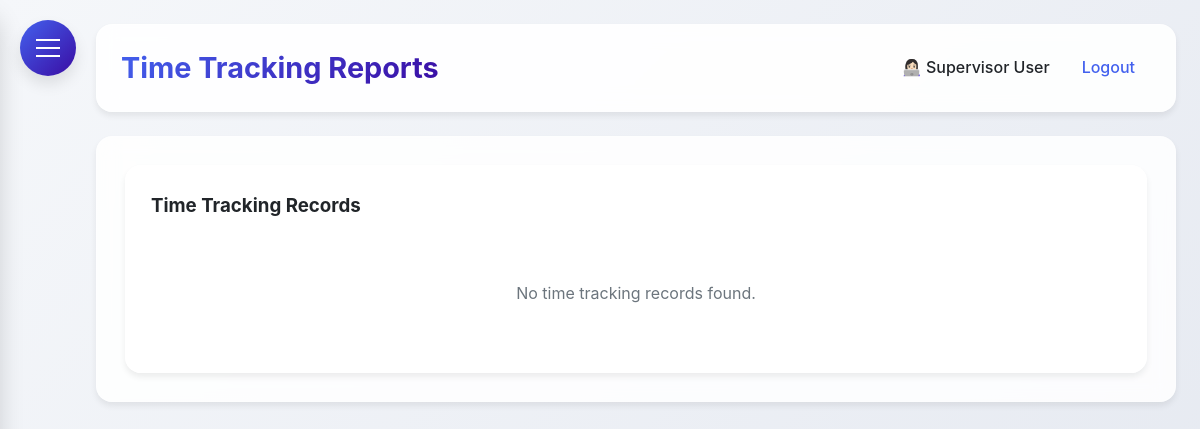
The app's page /time_reports (signed in), older data.
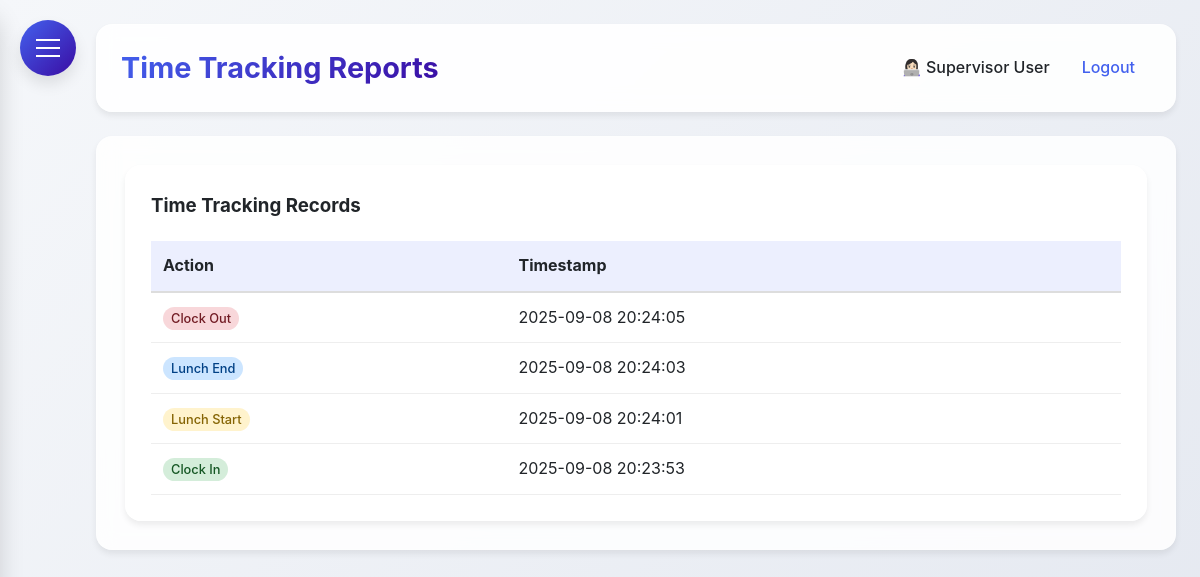
The same page, newer data.
### HerculesSystem.py (models this page shows)
class TimeTracking(db.Model):
    __tablename__ = 'time_tracking'
    id = db.Column(db.Integer, primary_key=True)
    employee_id = db.Column(db.Integer, db.ForeignKey('employee.id'), nullable=False)
    action_type = db.Column(db.String(20), nullable=False)  #clock_in, clock_out, lunch_start, lunch_end
    timestamp = db.Column(db.DateTime, nullable=True)
    latitude = db.Column(db.Float, nullable=True)
    longitude = db.Column(db.Float, nullable=True)
    address = db.Column(db.String(200), nullable=True)
    status = db.Column(db.String(20), nullable=True)    # in/out office
    ip_address = db.Column(db.String(45), nullable=True)
    employee = db.relationship('Employee', backref=db.backref('time_entries', lazy=True))

### HerculesSystem.py (the view)
@app.route('/time_reports', methods=['GET'])
@login_required
def time_reports():
    now = datetime.now(MYT)
    employee_id = request.args.get('employee_id')
    start_date = request.args.get('start_date')
    end_date = request.args.get('end_date')
    status = request.args.get('status')
    employees = Employee.query.all() if current_user.user_type == 'admin' else []
    query = TimeTracking.query
    if current_user.user_type != 'admin':
        query = query.filter(TimeTracking.employee_id == current_user.id)
    else:
        query = query.join(Employee, TimeTracking.employee_id == Employee.id)
    if employee_id:
        query = query.filter(TimeTracking.employee_id == employee_id)
    if start_date:
        query = query.filter(func.date(TimeTracking.timestamp) >= start_date)
    if end_date:
        query = query.filter(func.date(TimeTracking.timestamp) <= end_date)
    if status:
        query = query.filter(TimeTracking.status == status)
    time_records = query.order_by(TimeTracking.timestamp.desc()).all()
    return render_template(
        'time_reports.html',
        time_records=time_records,
        employees=employees,
        now=now,
        MYT=MYT
    )

### HerculesSystem.py (called while the page is built)
@app.after_request
def add_security_headers(response):
    response.headers['Permissions-Policy'] = 'geolocation=()'
    return response

@login_manager.user_loader
def load_user(user_id):
    return db.session.get(Employee, int(user_id))

@app.context_processor
def inject_now():
    return {'now': datetime.utcnow()}

@app.before_request
def before_request():
    if request.url.startswith('https://'):
        new_url = request.url.replace('https://', 'http://', 1)
        return redirect(new_url, code=301)

### templates/time_reports.html (shortened to what this page needs)
{% extends "base.html" %}
{% block content %}
<div class="dashboard-container">
    <div class="glass" style="padding: 25px; border-radius: var(--border-radius-lg);">
        <h3 style="margin-bottom: 20px;">Time Tracking Records</h3>
        {% if time_records %}
        <div style="overflow-x: auto;">
            <table style="width: 100%; border-collapse: collapse;">
                <thead>
                    <tr style="background: rgba(67, 97, 238, 0.1);">
                        <th style="padding: 12px; text-align: left; border-bottom: 2px solid #ddd;">Action</th>
                        <th style="padding: 12px; text-align: left; border-bottom: 2px solid #ddd;">Timestamp</th>
                    </tr>
                </thead>
                <tbody>
                    {% for record in time_records %}
                    <tr>
                        <td style="padding: 12px; border-bottom: 1px solid #eee;">
                            <span style="
                                padding: 4px 8px;
                                border-radius: 12px;
                                font-size: 0.8rem;
                                font-weight: 500;
                                {% if record.action_type == 'clock_in' %}background: #d4edda; color: #155724;
                                {% elif record.action_type == 'clock_out' %}background: #f8d7da; color: #721c24;
                                {% elif record.action_type == 'lunch_start' %}background: #fff3cd; color: #856404;
                                {% elif record.action_type == 'lunch_end' %}background: #cce5ff; color: #004085;
                                {% endif %}
                            ">
                                {{ record.action_type.replace('_', ' ').title() }}
                            </span>
                        </td>
                        <td style="padding: 12px; border-bottom: 1px solid #eee;">{{ record.timestamp.strftime('%Y-%m-%d %H:%M:%S') }}</td>
                    </tr>
                    {% endfor %}
                </tbody>
            </table>
        </div>
        {% else %}
        <p style="text-align: center; color: var(--gray); padding: 40px;">No time tracking records found.</p>
        {% endif %}
    </div>
</div>
{% endblock %}

Row changes from the older to the newer data that the page shows:
added TimeTracking: action_type.replace "Clock Out", timestamp "2025-09-08 20:24:05"
added TimeTracking: action_type.replace "Lunch End", timestamp "2025-09-08 20:24:03"
added TimeTracking: action_type.replace "Lunch Start", timestamp "2025-09-08 20:24:01"
added TimeTracking: action_type.replace "Clock In", timestamp "2025-09-08 20:23:53"
Text that changed along with them:
text no longer shown: "No time tracking records found."
text now shown: "Action Timestamp"
